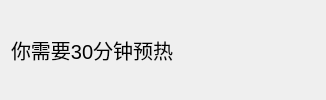
<?xml version="1.0" encoding="UTF-8"?>
<ui version="4.0">
 <class>ispreheat</class>
 <widget class="QWidget" name="ispreheat">
  <property name="geometry">
   <rect>
    <x>0</x>
    <y>0</y>
    <width>326</width>
    <height>100</height>
   </rect>
  </property>
  <property name="sizePolicy">
   <sizepolicy hsizetype="Preferred" vsizetype="Maximum">
    <horstretch>0</horstretch>
    <verstretch>0</verstretch>
   </sizepolicy>
  </property>
  <property name="mouseTracking">
   <bool>false</bool>
  </property>
  <property name="acceptDrops">
   <bool>false</bool>
  </property>
  <property name="windowTitle">
   <string>Form</string>
  </property>
  <layout class="QGridLayout" name="gridLayout">
   <item row="0" column="0">
    <widget class="QLabel" name="label">
     <property name="font">
      <font>
       <pointsize>15</pointsize>
      </font>
     </property>
     <property name="text">
      <string>你需要30分钟预热</string>
     </property>
    </widget>
   </item>
   <item row="0" column="1">
    <widget class="QLabel" name="label_2">
     <property name="font">
      <font>
       <pointsize>15</pointsize>
      </font>
     </property>
     <property name="styleSheet">
      <string notr="true"/>
     </property>
     <property name="text">
      <string/>
     </property>
    </widget>
   </item>
  </layout>
 </widget>
 <resources/>
 <connections/>
</ui>
